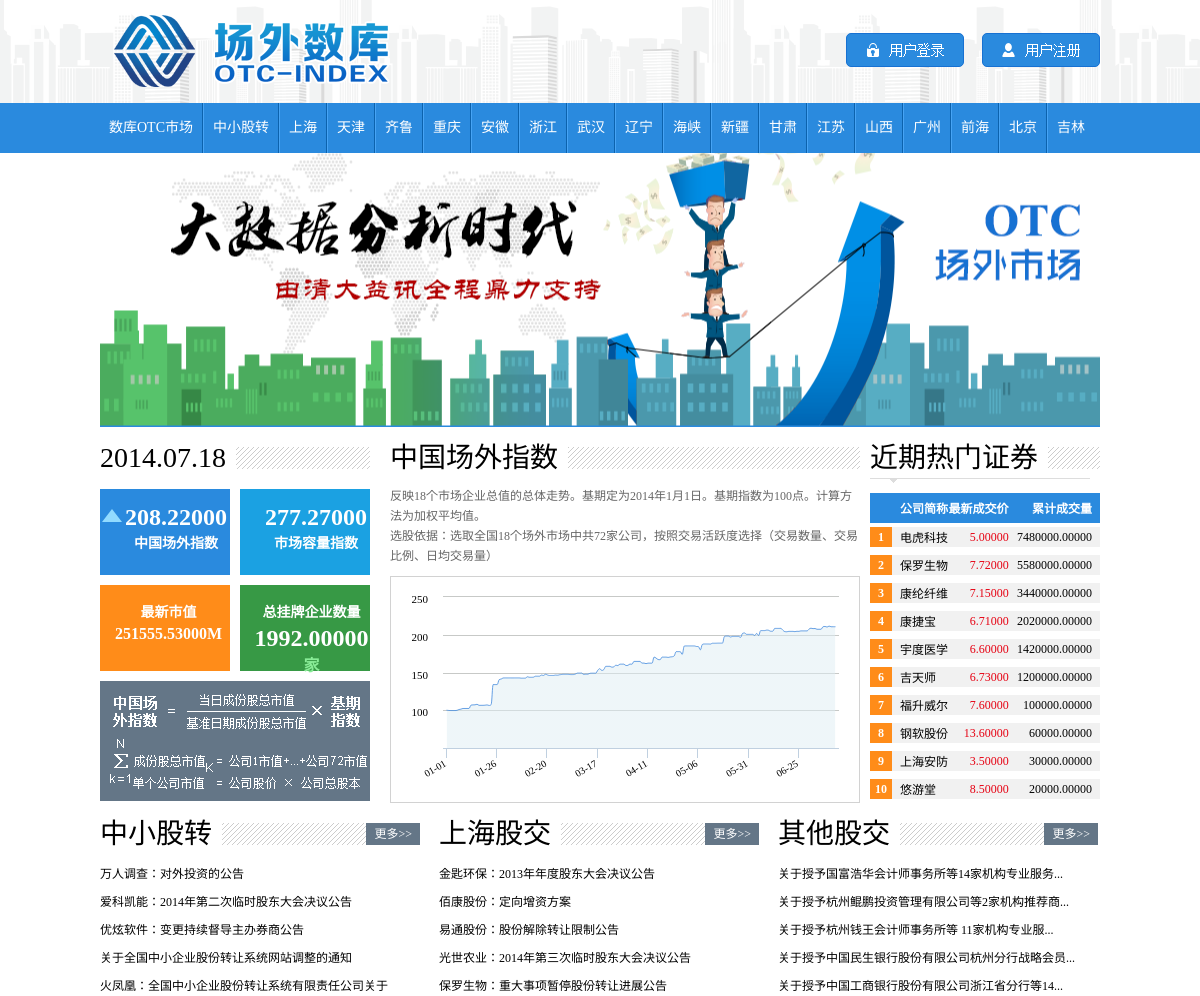
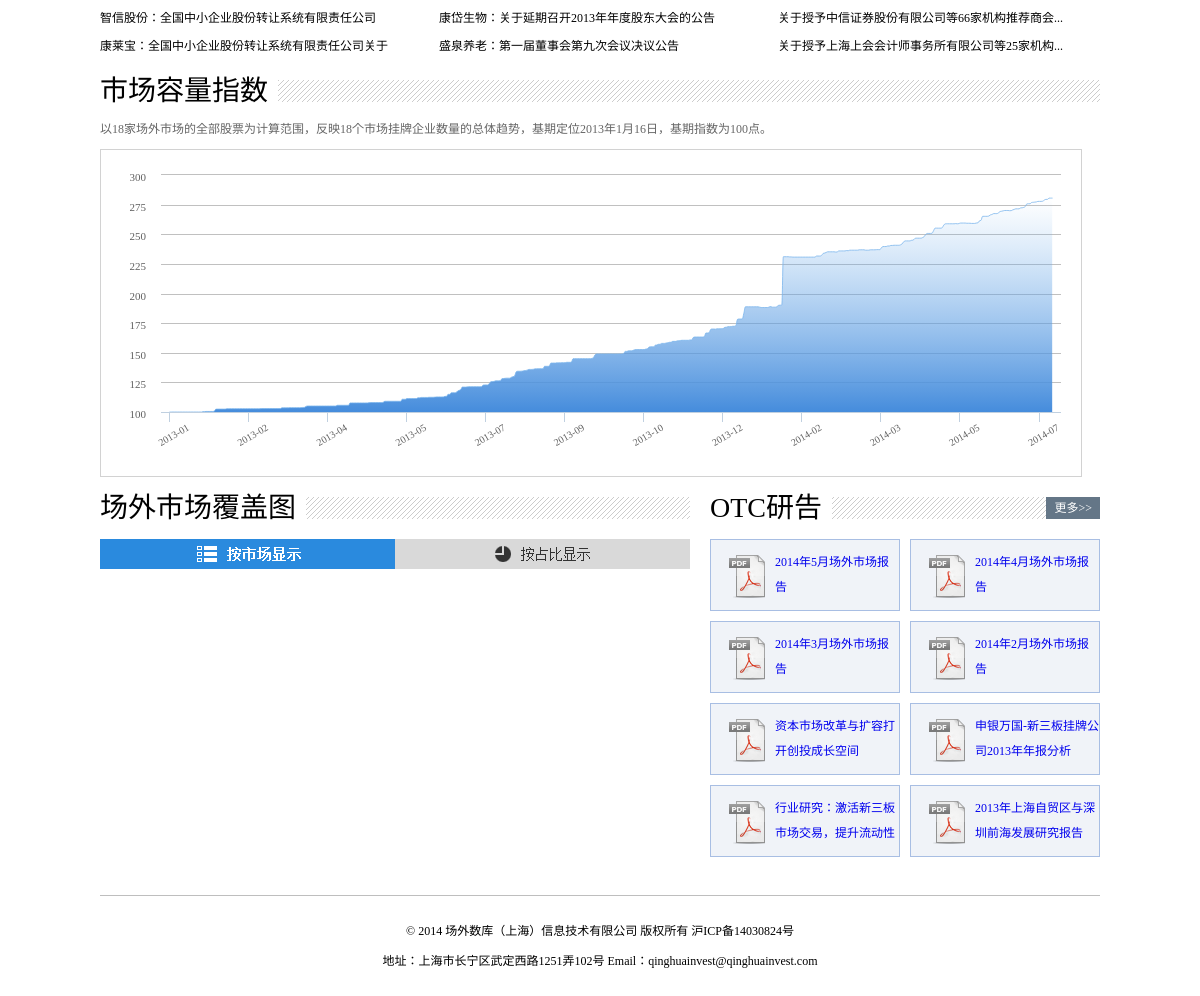
/, run on an earlier commit of the app's database (2 pictures, top to bottom).
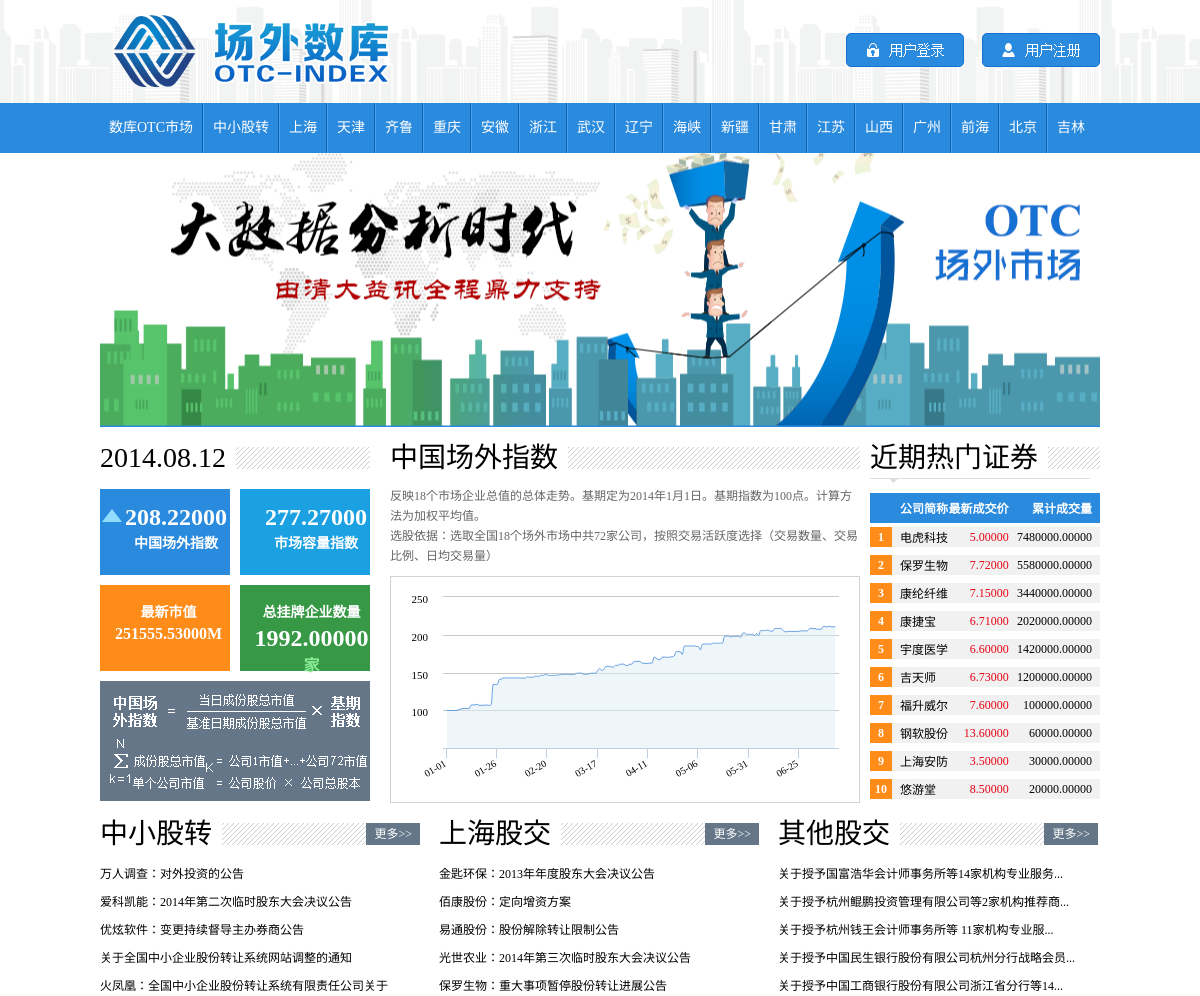
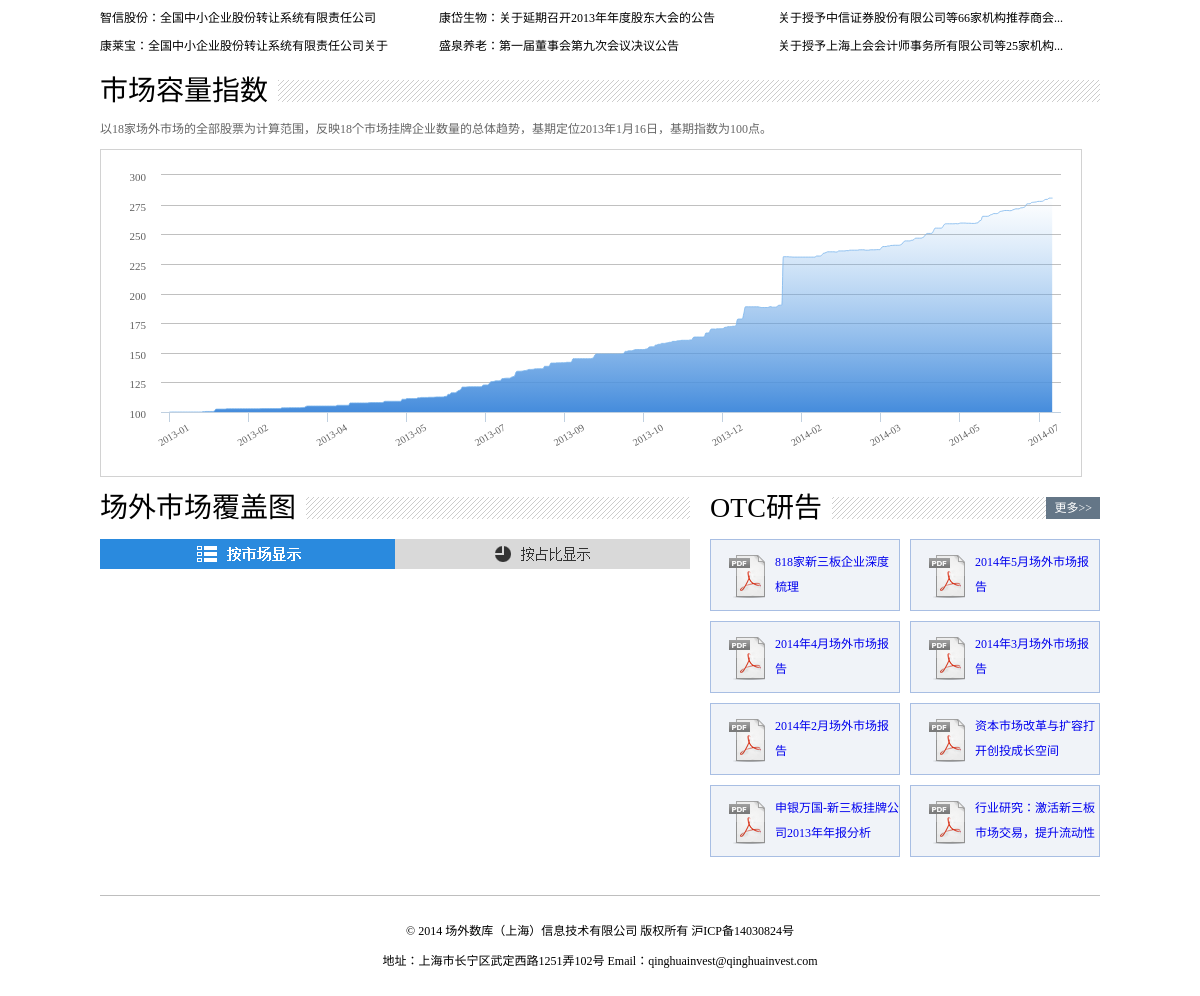
And on a later commit of the database (2 pictures, top to bottom).
### otc/models.py (models this page shows, shortened)
class otc_base(models.Model):
	base_date = models.DateField(verbose_name='日期')
	base_index = models.DecimalField(max_digits=15,decimal_places=5,verbose_name="成分指数")
	base_company_index =models.DecimalField(max_digits=15,decimal_places=5,verbose_name="市场容量指数")
	base_trans = models.DecimalField(max_digits=15,decimal_places=5,verbose_name="最新市值")
	base_company = models.DecimalField(max_digits=15,decimal_places=5,verbose_name="总挂牌企业数量")
	class Meta:
		verbose_name = "基础数据"
		verbose_name_plural = "基础数据"

class otc_hot(models.Model):
	hot_sort = models.IntegerField(default=0,verbose_name="热度")
	hot_company = models.CharField(max_length=30,verbose_name="公司简称")
	hot_trans = models.DecimalField(max_digits=15,decimal_places=5,verbose_name="最新成交价")
	hot_sum_trans = models.DecimalField(max_digits=15,decimal_places=5,verbose_name="累计成交量")
	class Meta:
		verbose_name = '近期热门证券'
		verbose_name_plural = '热门证券'

class otc_new(models.Model):
	new_region = models.ForeignKey(region,verbose_name='市场')
	new_code = models.CharField(max_length = 30,verbose_name='编号')
	new_title = models.CharField(max_length = 100,verbose_name='标题')
	new_url = models.CharField(max_length = 300,verbose_name='URL')
	new_date = models.DateField(verbose_name='公布日期')
	class Meta:
		verbose_name = 'OTC公告'
		verbose_name_plural = 'OTC公告'

class otc_study(models.Model):
	stu_code = models.CharField(max_length = 30,verbose_name='编号')
	stu_title = models.CharField(max_length = 100,verbose_name='标题')
	stu_url = models.FileField(verbose_name='文件',upload_to='pdf')
	stu_date = models.DateField(verbose_name='日期')
	class Meta:
		verbose_name = 'OTC研告'
		verbose_name_plural = 'OTC研告'

### otc/views.py (the view)
# urls.py: url(r'^$', views.index, name='index'),
def index(request):
	otc_new_list_sanban = otc_new.objects.filter(new_region__reg_name__exact='中小股转').order_by('-id')[:7]
	otc_new_list_shanghai = otc_new.objects.filter(new_region__reg_name__exact='上海').order_by('-id')[:7]
	otc_new_list_other = otc_new.objects.exclude(new_region__reg_name__exact='上海').exclude(new_region__reg_name__exact='中小股转').order_by('-id')[:7]
	otc_hot_list = otc_hot.objects.order_by('-hot_sum_trans')[:10]
	otc_study_list = otc_study.objects.order_by('stu_date')[:8]
	otc_base_last = otc_base.objects.order_by('base_date')[:1]
	context = {'otc_base_last':otc_base_last[0],'otc_new_list_sanban':otc_new_list_sanban,'otc_new_list_shanghai':otc_new_list_shanghai,'otc_new_list_other':otc_new_list_other,'otc_hot_list':otc_hot_list,'otc_study_list':otc_study_list}
	return render(request,'otc/index.html',context)

### templates/otc/index.html (shortened to what the changed rows need)
{% extends "otc/base.html" %}
{% load staticfiles %}
{% block body_block %}
<div class="wrap level1">
	<div class="left news">
    	<div class="titlebg">
        	<span class="title">{{otc_base_last.base_date|date:"Y.m.d"}}</span>
        </div>
        <div class="content">
        	<div class="left newblock zh">
            	<div style="left: 25px; position: absolute; top: 15px;">
            	<p class="fontsize1">{{otc_base_last.base_index}}</p>
                <p class="fontsize2">中国场外指数</p>
                </div>
            </div>
            <div class="left newblock gm">
            	<div style="left: 25px; position: absolute; top: 15px;">
            	<p class="fontsize1">{{otc_base_last.base_company_index}}</p>
                <p class="fontsize2">市场容量指数</p>
                </div>
            </div>
            <div class="left newblock zx">
            	<div style="left: 15px; position: absolute; top: 15px;">
            	<p class="fontsize2">最新市值</p>
                <p class="fontsize3">{{otc_base_last.base_trans}}M</p>
                </div>
            </div>
            <div class="left newblock zgp">
            	<div style="left: 13px; position: absolute; top: 15px;">
            	<p class="fontsize2">总挂牌企业数量</p>
                <p class="fontsize1">{{otc_base_last.base_company}}<span>家</span></p>
                </div>
            </div>
        </div>
    </div>
    <div class="right hots">
        <div class="content">
        	<table>
            	<tr><th></th><th class="tleft">公司简称</th><th class="tright">最新成交价</th><th class="tright">累计成交量</th></tr>
                {% for otc_hot in otc_hot_list%}
                    <tr><td>{{forloop.counter}}</td><td class="tleft">{{otc_hot.hot_company}}</td><td class="tright red">{{otc_hot.hot_trans}}</td><td class="tright">{{otc_hot.hot_sum_trans}}</td></tr>
                {% endfor %}
            </table>
        </div>
    </div>
</div>
<div class="wrap level2">
	<div class="left otc">
        <div class="content">
        	<ul>
                {% for news in otc_new_list_sanban%}
                    {% if news.new_title|length > 26 %}
                        <li><a href="{{news.new_url}}" target="_blank">{{news.new_title|slice:"24"}}...</a></li>
                    {% else %}
                        <li><a href="{{news.new_url}}" target="_blank">{{news.new_title}}</a></li>
                    {% endif %}
                {% endfor %}
            </ul>
        </div>
    </div>
    <div class="left otccenter">
        <div class="content">
            <ul>
                {% for news in otc_new_list_shanghai%}
                    {% if news.new_title|length > 26 %}
                        <li><a href="{{news.new_url}}" target="_blank">{{news.new_title|slice:"24"}}...</a></li>
                    {% else %}
                        <li><a href="{{news.new_url}}" target="_blank">{{news.new_title}}</a></li>
                    {% endif %}
                {% endfor %}
            </ul>
        </div>
    </div>
    <div class="left otc">
        <div class="content">
            <ul>
                {% for news in otc_new_list_other%}
                    {% if news.new_title|length > 26 %}
                        <li><a href="{{news.new_url}}" target="_blank">{{news.new_title|slice:"24"}}...</a></li>
                    {% else %}
                        <li><a href="{{news.new_url}}" target="_blank">{{news.new_title}}</a></li>
                    {% endif %}
                {% endfor %}
            </ul>
        </div>
    </div>
</div>
<div class="wrap level4">
    <div class="left otcreport">
        <div class="content">
        	<ul>
                {% for otc_study in otc_study_list %}
                    <li><p><a href="media/{{otc_study.stu_url}}">{{otc_study.stu_title}}</a></p></li>
                {% endfor %}
            </ul>
        </div>
    </div>
</div>
{% endblock %}

What changed in the data, as far as the page shows it:
no longer on this page (row unchanged): otc_study: stu_title "2013年上海自贸区与深圳前海发展研究报告"
changed otc_base: base_date "2014.07.18" → "2014.08.12"
added otc_study: stu_title "818家新三板企业深度梳理"
